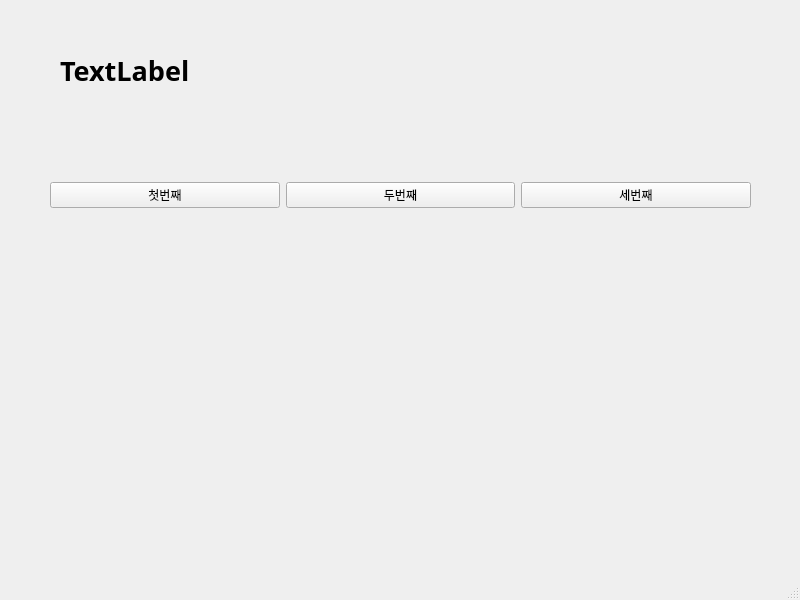
<?xml version="1.0" encoding="UTF-8"?>
<ui version="4.0">
 <class>MainWindow</class>
 <widget class="QMainWindow" name="MainWindow">
  <property name="geometry">
   <rect>
    <x>0</x>
    <y>0</y>
    <width>800</width>
    <height>600</height>
   </rect>
  </property>
  <property name="windowTitle">
   <string>MainWindow</string>
  </property>
  <widget class="QWidget" name="centralwidget">
   <widget class="QWidget" name="horizontalLayoutWidget">
    <property name="geometry">
     <rect>
      <x>50</x>
      <y>120</y>
      <width>701</width>
      <height>151</height>
     </rect>
    </property>
    <layout class="QHBoxLayout" name="horizontalLayout">
     <item>
      <widget class="QPushButton" name="pushButton_3">
       <property name="text">
        <string>첫번째</string>
       </property>
      </widget>
     </item>
     <item>
      <widget class="QPushButton" name="pushButton">
       <property name="text">
        <string>두번째</string>
       </property>
      </widget>
     </item>
     <item>
      <widget class="QPushButton" name="pushButton_2">
       <property name="text">
        <string>세번째</string>
       </property>
      </widget>
     </item>
    </layout>
   </widget>
   <widget class="QLabel" name="label">
    <property name="geometry">
     <rect>
      <x>60</x>
      <y>50</y>
      <width>691</width>
      <height>41</height>
     </rect>
    </property>
    <property name="font">
     <font>
      <family>맑은 고딕</family>
      <pointsize>20</pointsize>
      <weight>75</weight>
      <bold>true</bold>
     </font>
    </property>
    <property name="text">
     <string>TextLabel</string>
    </property>
   </widget>
  </widget>
  <widget class="QMenuBar" name="menubar">
   <property name="geometry">
    <rect>
     <x>0</x>
     <y>0</y>
     <width>800</width>
     <height>26</height>
    </rect>
   </property>
  </widget>
  <widget class="QStatusBar" name="statusbar"/>
 </widget>
 <resources/>
 <connections>
  <connection>
   <sender>pushButton_3</sender>
   <signal>clicked()</signal>
   <receiver>MainWindow</receiver>
   <slot>firstClick()</slot>
   <hints>
    <hint type="sourcelabel">
     <x>132</x>
     <y>224</y>
    </hint>
    <hint type="destinationlabel">
     <x>175</x>
     <y>291</y>
    </hint>
   </hints>
  </connection>
  <connection>
   <sender>pushButton</sender>
   <signal>clicked()</signal>
   <receiver>MainWindow</receiver>
   <slot>secondClick()</slot>
   <hints>
    <hint type="sourcelabel">
     <x>377</x>
     <y>229</y>
    </hint>
    <hint type="destinationlabel">
     <x>433</x>
     <y>291</y>
    </hint>
   </hints>
  </connection>
  <connection>
   <sender>pushButton_2</sender>
   <signal>clicked()</signal>
   <receiver>MainWindow</receiver>
   <slot>thridClick()</slot>
   <hints>
    <hint type="sourcelabel">
     <x>623</x>
     <y>229</y>
    </hint>
    <hint type="destinationlabel">
     <x>683</x>
     <y>284</y>
    </hint>
   </hints>
  </connection>
 </connections>
 <slots>
  <slot>firstClick()</slot>
  <slot>secondClick()</slot>
  <slot>thridClick()</slot>
 </slots>
</ui>
